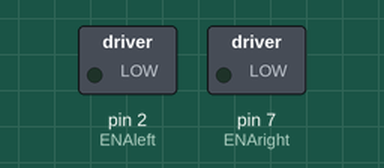
Bench run of a sketch on a simulated Arduino Uno, built with avr-gcc and run on an emulated ATmega328P. Parts: switched loads named in the sketch (green lamp = pin HIGH).

Above: at 1.5 s.
At 11.0 s:
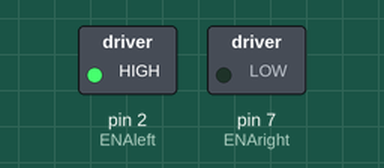
At 25.5 s:
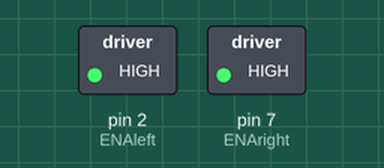
At 33.5 s:
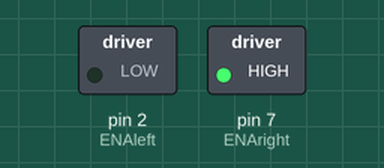
Timing chart, 0 to 41.6 s (numbered marks = the images above):
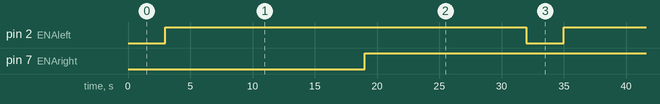

The sketch:

motor_test.ino
```cpp
//#include "config.h"
#include "Metro.h"
//#include "PID_v1"
// int motorState = 0; //0 for off, 1 for on

// note, Pin 11 is fried on the ODrive

//LEFT MOTOR
int motor1pin1 = 4; // N1 on LEFT motor controller
int motor1pin2 = 3; // N2 on LEFT motor controller
int ENAleft = 2; // PWM for LEFT motor

//RIGHT MOTOR
int motor2pin1 = 5; // N1 on RIGHT motor controller
int motor2pin2 = 6; // N2 on RIGHT motor controller
int ENAright = 7; // PWM for RIGHT motor

//Counter for motor test
int counter = 1;

void setup() {
  // put your setup code here, to run once
    Serial.begin(9600);
}

void loop() {
    /** *LEFT MOTOR TEST***/
    analogWrite(ENAleft, 100);
    LeftMotorForward(); // We turn to direction 1 for 3s then stop for 2s
    delay(3000);
    LeftMotorBrake();
    delay(5000);
    LeftMotorBackward(); // We turn to direction 2 for 3s then stop for 2s
    delay(3000);
    LeftMotorBrake();
    delay(5000);

    /***RIGHT MOTOR TEST***/
    analogWrite(ENAright, 100);
    RightMotorForward(); // We turn to direction 1 for 3s then stop for 2s
    delay(3000);
    RightMotorBrake();
    delay(5000);
    RightMotorBackward(); // We turn to direction 2 for 3s then stop for 2s
    delay(3000);
    RightMotorBrake();
    delay(5000);
}

/****Left Motor Functions****/
void LeftMotorForward(){
 digitalWrite(motor1pin1, HIGH);
 digitalWrite(motor1pin2, LOW);
}

void LeftMotorBackward(){
  digitalWrite(motor1pin1, LOW);
  digitalWrite(motor1pin2, HIGH);
}

void LeftMotorOff(){
  digitalWrite(motor1pin1, LOW);
  digitalWrite(motor1pin2, LOW);
}

void LeftMotorBrake(){
  digitalWrite(motor1pin1, LOW);
  digitalWrite(motor1pin2, LOW);
  digitalWrite(ENAleft, HIGH);
}

/****Right Motor Functions****/
void RightMotorForward(){
 digitalWrite(motor2pin1, HIGH);
 digitalWrite(motor2pin2, LOW);
}

void RightMotorBackward(){
  digitalWrite(motor2pin1, LOW);
  digitalWrite(motor2pin2, HIGH);
}

void RightMotorOff(){
  digitalWrite(motor2pin1, LOW);
  digitalWrite(motor2pin2, LOW);
}

void RightMotorBrake(){
  digitalWrite(motor2pin1, LOW);
  digitalWrite(motor2pin2, LOW);
  digitalWrite(ENAright, HIGH);
}
```

Measured:
- by itself, pin 2 (ENAleft), pin 7 (ENAright): alternates HIGH for 29.0 s and LOW for 3.0 s
